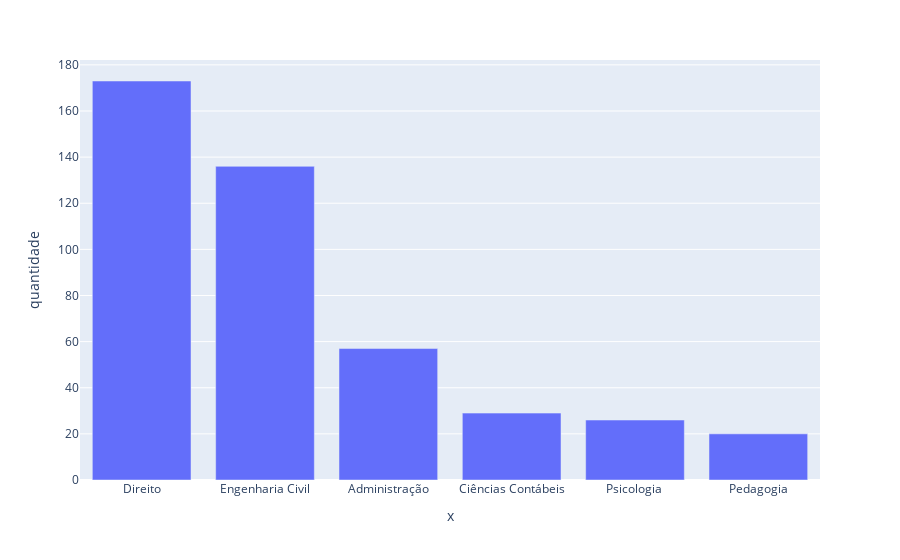

Notebook cell for this chart:
### Markdown cell above
### Gráfico para melhor visualização - 6 mais devedores

### Code cell
fig = px.bar(inadimplentes_por_curso.loc["Direito":"Pedagogia"], x=inadimplentes_por_curso.loc["Direito":"Pedagogia"].index, y="quantidade")
fig.show()

### Figure 1 — Plotly figure (JSON) as saved in the notebook; plotly's stock layout.template omitted (floating-point values rounded to 4 significant figures)
{"data": [{"alignmentgroup": "True", "hovertemplate": "x=%{x}<br>quantidade=%{y}<extra></extra>", "legendgroup": "", "marker": {"color": "#636efa", "pattern": {"shape": ""}}, "name": "", "offsetgroup": "", "orientation": "v", "showlegend": false, "textposition": "auto", "type": "bar", "x": ["Direito", "Engenharia Civil", "Administração", "Ciências Contábeis", "Psicologia ", "Pedagogia"], "xaxis": "x", "y": [173, 136, 57, 29, 26, 20], "yaxis": "y"}], "layout": {"autosize": true, "barmode": "relative", "legend": {"tracegroupgap": 0}, "margin": {"t": 60}, "xaxis": {"anchor": "y", "autorange": true, "domain": [0, 1], "range": [-0.5, 5.5], "title": {"text": "x"}, "type": "category"}, "yaxis": {"anchor": "x", "autorange": true, "domain": [0, 1], "range": [0, 182.1], "title": {"text": "quantidade"}, "type": "linear"}}}
